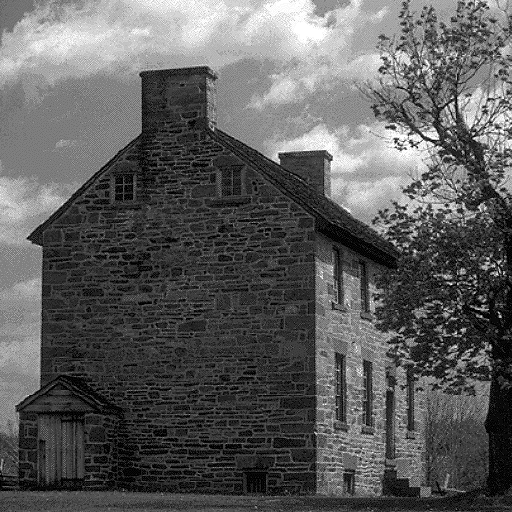
#> input picture trab0/img/house.png, 512 x 512 px
$ python ex4.py
#> lines starting #> are read from the running program, lines starting #| are printed output that depends on the picture
import numpy as np
import cv2

# Loads the image in grayscale
def load_image_grayscale() :
    img_path = "img/house.png"
    return cv2.imread(img_path, 0)
#> returned value is the input picture: shape (512, 512); min 0, max 255, mean 92.9

def display_image(img, img_title):
    # Converts to unsigned 8 bit int
    abs_img = cv2.convertScaleAbs(img)
    cv2.imshow(img_title, abs_img)

def end_program():
    # Cleans images
    cv2.waitKey(0)
    cv2.destroyAllWindows()

img = load_image_grayscale()

# First, let us print the image without any kind of modification
display_image(img, 'Grayscale Image')

# We want to create a mosaic of the image by slicing it into 16 blocks in a 4x4 configuration
# We will use a dictionary (hash map) to better find each piece of the mosaic we want on O(1) time
split_images = {}

# First let us split the image in 4 rows
img_rows = np.split(img, 4)
#> img_rows = 4 items

for x in range(4):
    # For each row, let us split in 4 columns
    img_columns = np.split(img_rows[x], 4, axis=1)
    for y in range(4):
        #Then we add the split image into our map
        img_key = 1+(4*x+y)
        split_images[img_key] = img_columns[y]
#> after the loop, split_images = 16 items

# With the image split and referenced on our hashmap we will rebuild it on the pattern
# proposed by the exercise
mosaic_indexes_map = [[ 6, 11, 13, 3],
                      [ 8, 16,  1, 9],
                      [12, 14,  2, 7],
                      [ 4, 15, 10, 5]]

# First we build the mosaic rows
mosaic_rows = []

for row in mosaic_indexes_map:
    new_row = split_images[row[0]]
    new_row = np.append(new_row, split_images[row[1]], axis=1)
    new_row = np.append(new_row, split_images[row[2]], axis=1)
    new_row = np.append(new_row, split_images[row[3]], axis=1)

    mosaic_rows.append(new_row)
#> this loop made 4 passes
#> pass 1, `new_row = split_images[row[0]]`:
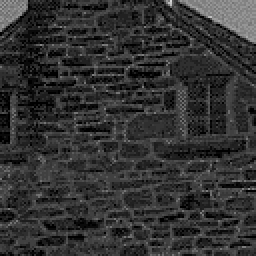
#> new_row: shape (128, 128) (shown 2 times larger); min 0, max 214, mean 50.1
#> pass 1, `new_row = np.append(new_row, split_images[row[1]], axis=1)`:
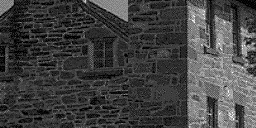
#> new_row: shape (128, 256); min 0, max 255, mean 65.8
#> pass 1, `new_row = np.append(new_row, split_images[row[2]], axis=1)`:
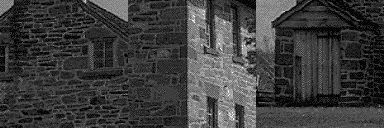
#> new_row: shape (128, 384); min 0, max 255, mean 61.2
#> pass 1, `new_row = np.append(new_row, split_images[row[3]], axis=1)`:
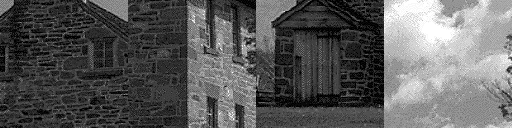
#> new_row: shape (128, 512); min 0, max 255, mean 91.2
#> after the loop, mosaic_rows = 4 items

# Now we append the rows in a single image
mosaic_image = mosaic_rows[0]
mosaic_image = np.append(mosaic_image, mosaic_rows[1], axis=0)
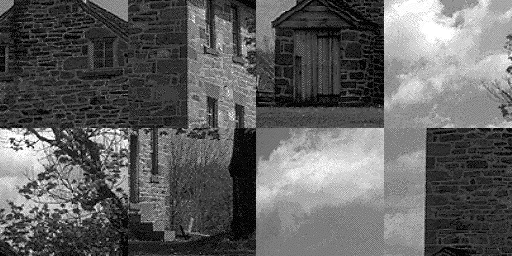
#> mosaic_image: shape (256, 512); min 0, max 255, mean 97.2
mosaic_image = np.append(mosaic_image, mosaic_rows[2], axis=0)
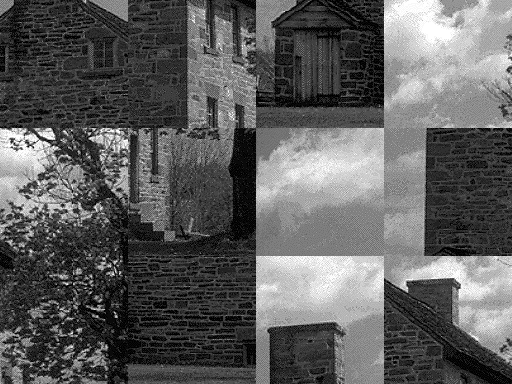
#> mosaic_image: shape (384, 512); min 0, max 255, mean 94.4
mosaic_image = np.append(mosaic_image, mosaic_rows[3], axis=0)
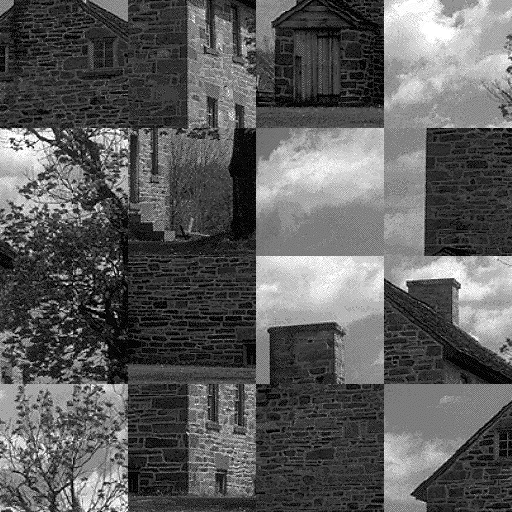
#> mosaic_image: shape (512, 512); min 0, max 255, mean 92.9

display_image(mosaic_image, 'Mosaic')

end_program()

$ run again, with trab0/img/baboon.png copied over trab0/img/house.png
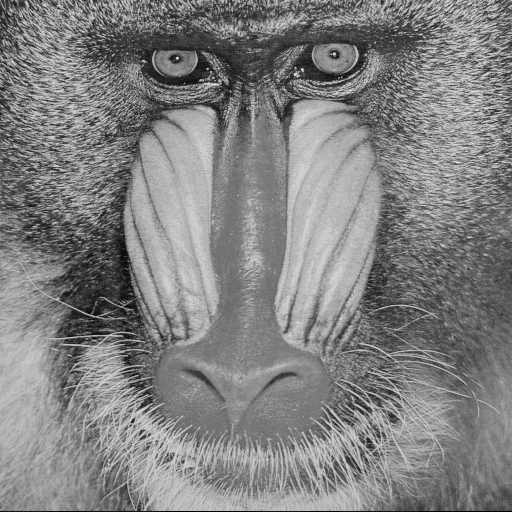
#> input picture trab0/img/baboon.png, 512 x 512 px
#> in load_image_grayscale, returned value is the input picture: shape (512, 512); min 0, max 230, mean 129.1
#> img_rows = 4 items
#> after the loop `for x in range(4):`: split_images = 16 items
#> the loop `for row in mosaic_indexes_map:` made 4 passes
#> pass 1, `new_row = np.append(new_row, split_images[row[3]], axis=1)`:
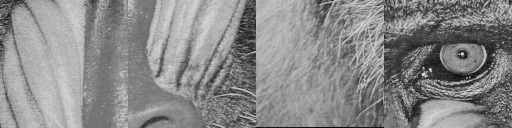
#> new_row: shape (128, 512); min 1, max 230, mean 137.7
#> after the loop `for row in mosaic_indexes_map:`: mosaic_rows = 4 items
#> `mosaic_image = np.append(mosaic_image, mosaic_rows[3], axis=0)`:
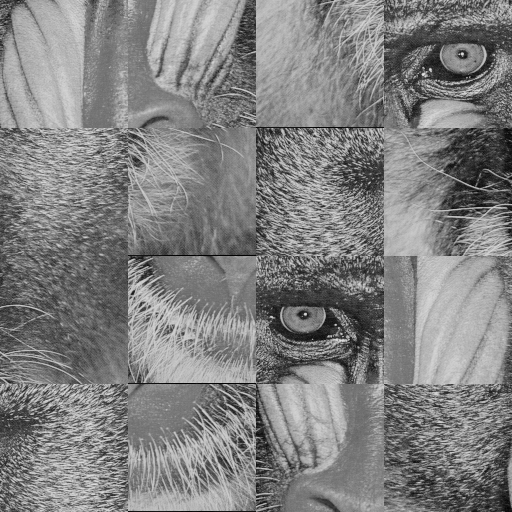
#> mosaic_image: shape (512, 512); min 0, max 230, mean 129.1

$ run again, with trab0/img/peppers.png copied over trab0/img/house.png
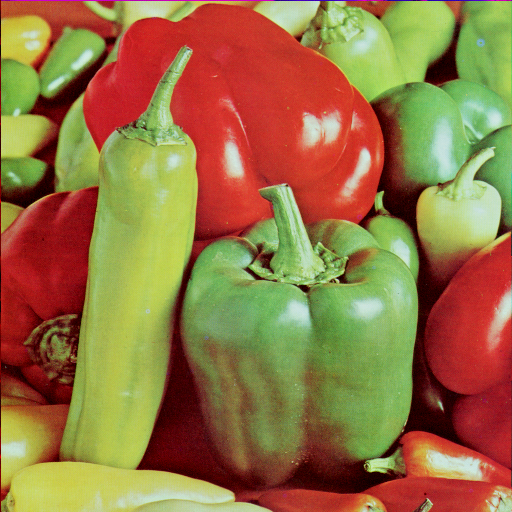
#> input picture trab0/img/peppers.png, 512 x 512 px
#> img_rows = 4 items
#> after the loop `for x in range(4):`: split_images = 16 items
#> the loop `for row in mosaic_indexes_map:` made 4 passes
#> pass 1, `new_row = np.append(new_row, split_images[row[3]], axis=1)`:
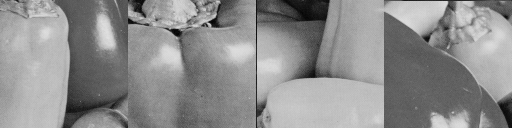
#> new_row: shape (128, 512); min 4, max 224, mean 141.7
#> after the loop `for row in mosaic_indexes_map:`: mosaic_rows = 4 items
#> `mosaic_image = np.append(mosaic_image, mosaic_rows[3], axis=0)`:
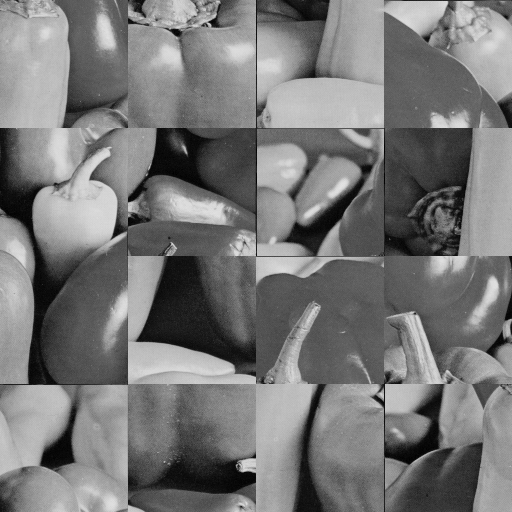
#> mosaic_image: shape (512, 512); min 0, max 227, mean 119.7
